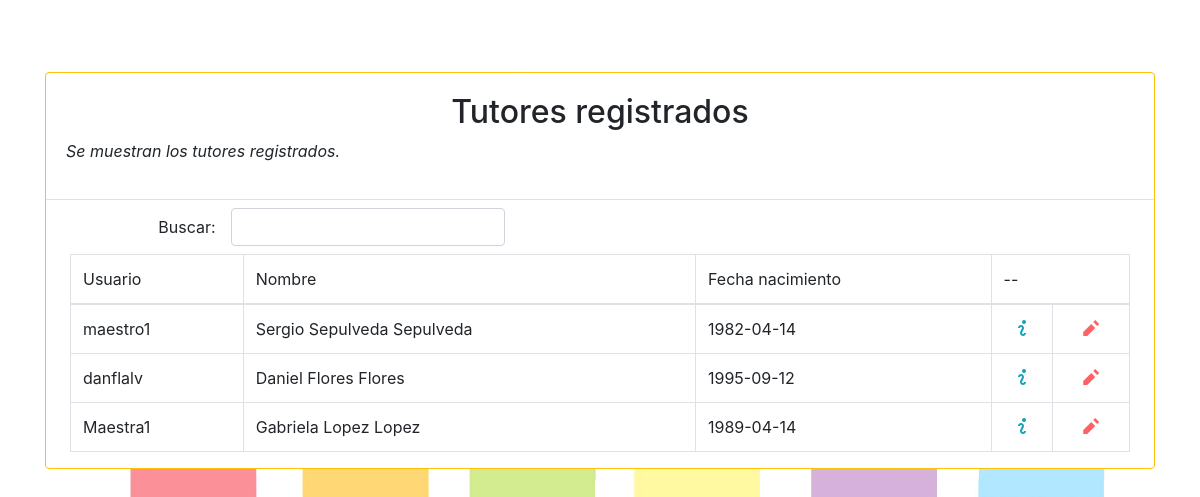
Screenshot of /maestro/buscar with the database file from the repository.
### padres/models.py (models this page shows, shortened)
class Profesor(models.Model):
    pro_nombre = models.OneToOneField(User, on_delete= models.CASCADE, null = True)
    pro_nombres = models.CharField(max_length=80, default='s')
    pro_apellidoPaterno =models.CharField(max_length=70, default = 's')
    pro_apellidoMaterno = models.CharField(max_length=70, default = 's')
    pro_fechaNacimento = models.DateField(default = datetime.now, blank = True)
    class Meta:
        permissions = (
            ('is_teacher', 'Is_Teacher'),
        )

### maestros/views.py (the view)
# urls.py: path('maestro/buscar', MaestroReporte.as_view(), name='reporteMaestro'),
class MaestroReporte(generic.ListView):
    template_name = 'maestros/reporte.html'
    model = Profesor

### templates/maestros/reporte.html (shortened to what this page needs)
{% extends 'base.html' %}
{%block content%}
<div class="mt-3 mb-4 card border rounded border-warning">
 <div class="card-body border-bottom">
<h2 class="form-label text-center">Tutores registrados</h2>
<p class="form-label text-justify font-italic">Se muestran los tutores registrados.</p>
    </div>
  <div class="mt-2 mb-2 form-inline">
        	<label class="text-right justify-content-end control-label col-sm-2">Buscar:</label>
        	<input type="text" class="form-control" id="inputBusqueda" onkeypress="busquedaEnter(event)" />
        </div>
        <div class="pl-4 pr-4">
<table id="tablaMaestro" class="table table-bordered">
    <thead>
    <td>Usuario</td>
    <td>Nombre</td>
    <td>Fecha nacimiento</td>
    <td colspan="2">--</td>
    </thead>
    <tbody>
{% for object in object_list %}
<tr>
    <td>{{object.pro_nombre}}</td>
    <td>{{object.pro_nombres}} {{object.pro_apellidoPaterno}} {{object.pro_apellidoPaterno}}</td>
    <td>{{object.pro_fechaNacimento|date:"Y-m-d"}}</td>
    <td class="text-center" onclick="window.open('/detalles/maestro/{{object.pro_nombre}}')" ><span style="color: #17a2b8;" class="oi oi-info"></span></td>
    <td class="text-center" onclick="window.open('/actualiza/maestro/{{object.pro_nombre}}')" ><span     style="color: #fe6265;" class="oi oi-pencil"></span></td>
</tr>
{% endfor %}
    </tbody>
</table>
</div>
</div>
{% endblock %}

### alumnos/static/css/offcanvas.css (style rules this page uses)
html, body { overflow-x: hidden; }
body { padding-top: 56px; }
.border-bottom { border-bottom: 1px solid #e5e5e5; }

### rows the page displays
Profesor: pro_nombre "maestro1", pro_nombres "Sergio", pro_apellidoPaterno "Sepulveda", pro_fechaNacimento "1982-04-14"
Profesor: pro_nombre "danflalv", pro_nombres "Daniel", pro_apellidoPaterno "Flores", pro_fechaNacimento "1995-09-12"
Profesor: pro_nombre "Maestra1", pro_nombres "Gabriela", pro_apellidoPaterno "Lopez", pro_fechaNacimento "1989-04-14"
